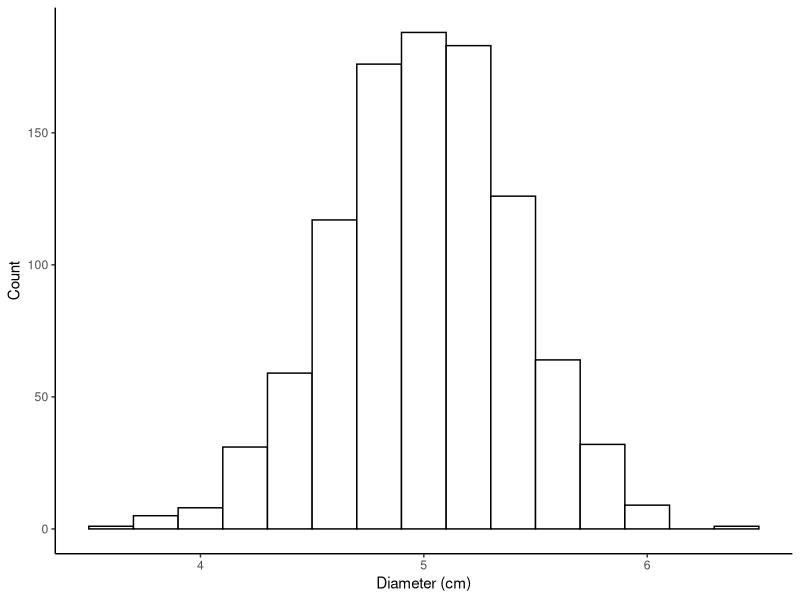
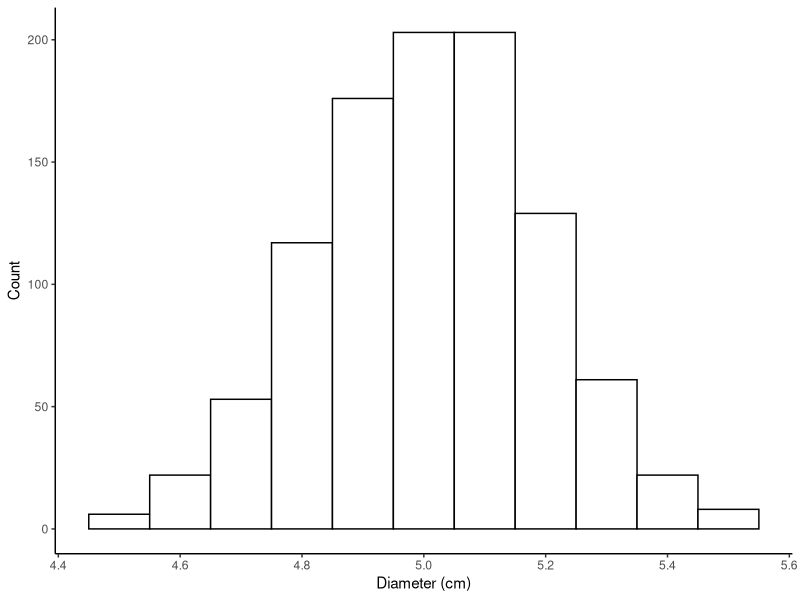
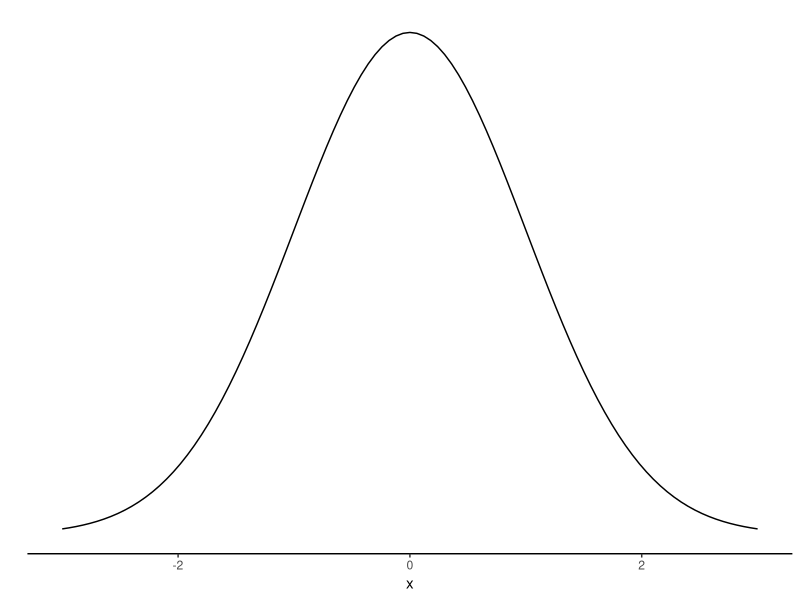
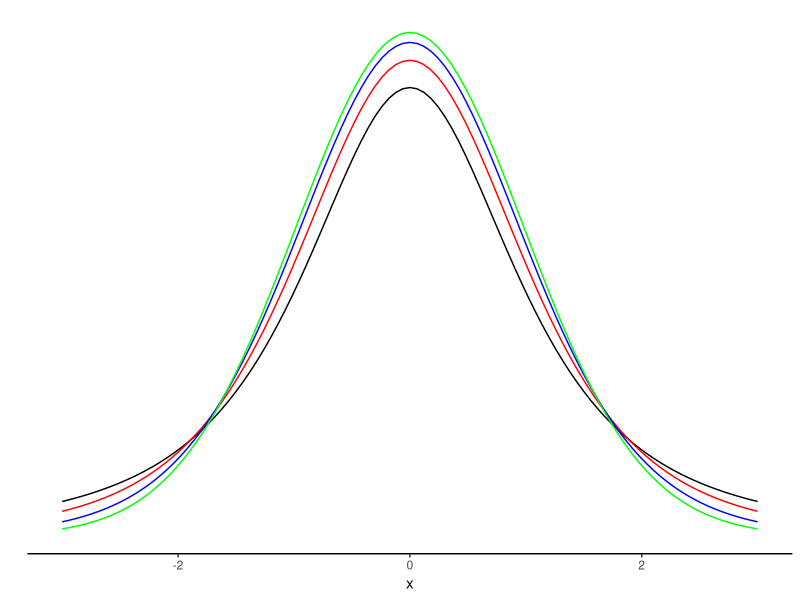
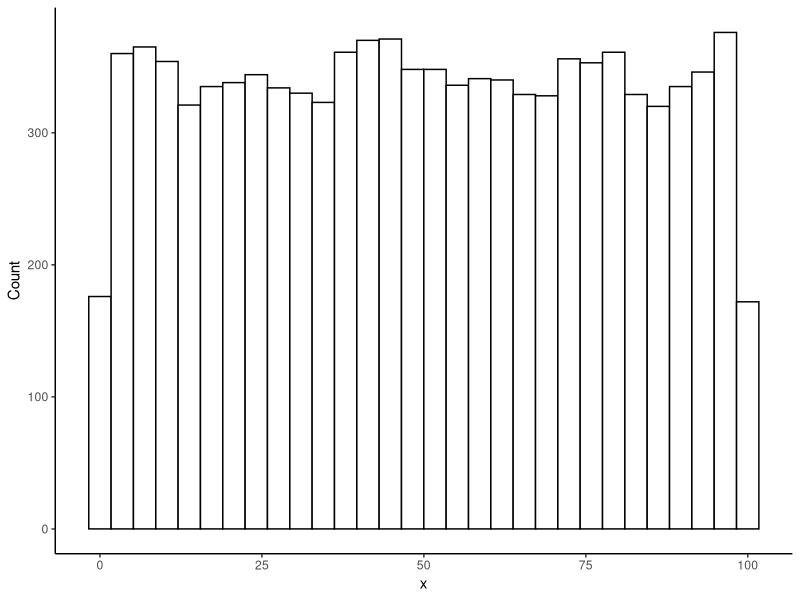
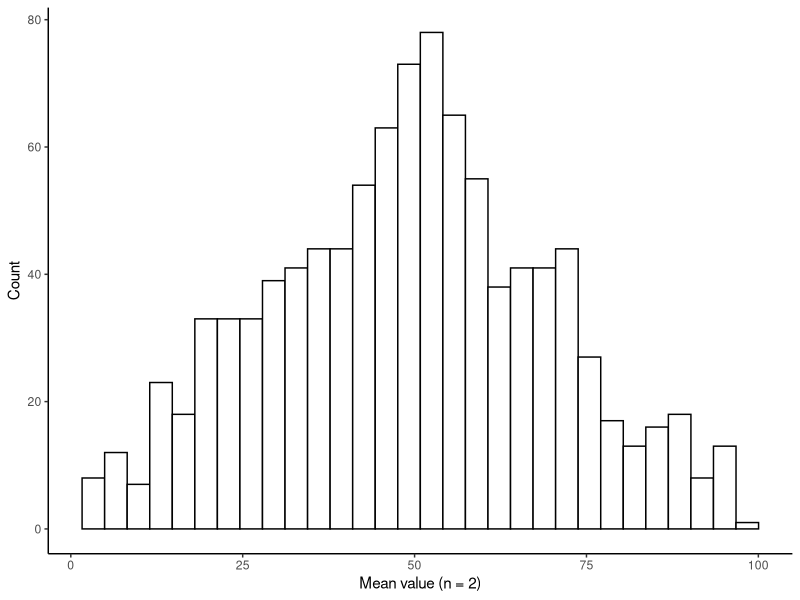
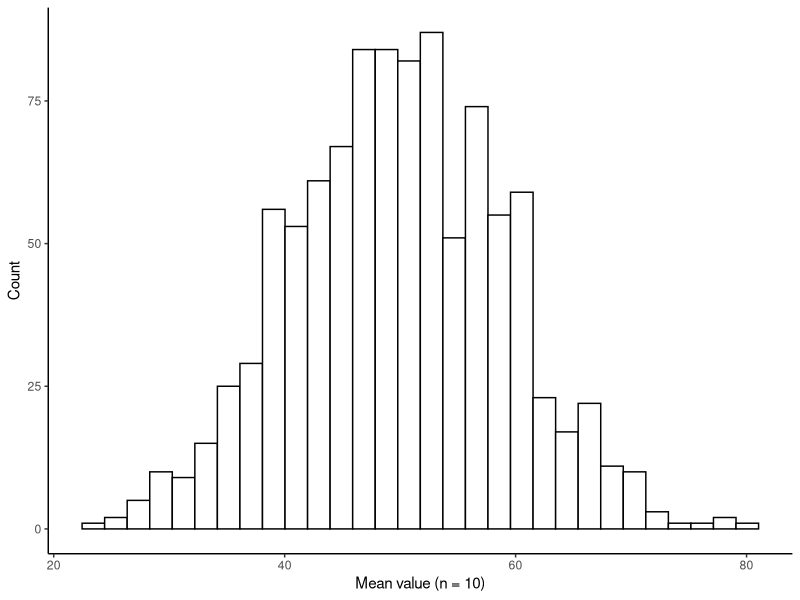
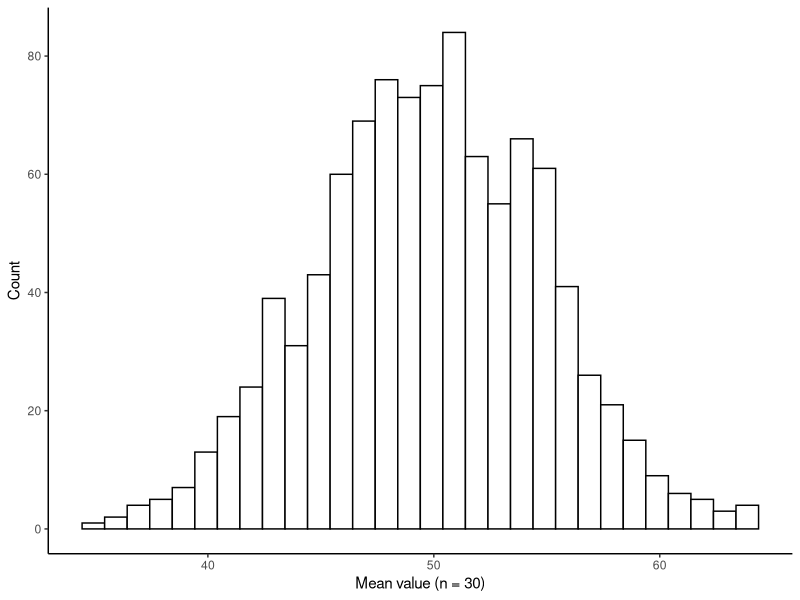

Write R code to recreate these figures, in order.
## ---- chunk 1
set.seed(34)
population_trees <- round(rnorm(1500, mean = 15, sd = 4), 2)
## ---- chunk 2
set.seed(12)
sample_trees <- sample(population_trees, size = 30)
sample_trees
## ---- chunk 3
ms_trees <- sum(sample_trees) / length(sample_trees)
ms_trees
## ---- chunk 4
mean(sample_trees)
## ---- chunk 5
vs_trees <- sum((sample_trees - ms_trees)^2) / (length(sample_trees) - 1)
vs_trees
## ---- chunk 6
ss_trees <- sqrt(vs_trees)
ss_trees
## ---- chunk 7
#Sample varianza
var(sample_trees)

# Standard deviation 
sd(sample_trees)
## ---- chunk 8
mp_trees <- sum(population_trees) / length(population_trees)
mp_trees
## ---- chunk 9
mean(population_trees)
## ---- chunk 10
sum_square <- sum((population_trees - mean(population_trees))^2)
pv_trees <- sum_square / length(population_trees)
pv_trees
## ---- chunk 11
varp_trees <- var(population_trees)
varp_trees <- varp_trees * (length(population_trees) - 1) / length(population_trees)
varp_trees
## ---- chunk 12
sqrt(varp_trees)
## ---- chunk 13
# Packages
library(dplyr)
library(ggplot2)

set.seed(5) # For reproducibility

# Diameter data from a normal distribution
diameter <- rnorm(1000, mean = 5, sd = 0.4)  # mean = 5 cm
diameter <- tibble(D = diameter)

# Histogram 
freq_hist <- diameter %>% 
  ggplot(aes(x = D)) +
  geom_histogram(color = "black", fill = "white", binwidth = 0.2) +
  xlab("Diameter (cm)") +
  ylab("Count") +
  theme_classic() 
freq_hist
## ---- chunk 14
set.seed(151) # For reproducibility

# 1000 samples
n_samples <- 1000

# Empty vector where all means will be stored 
mean_cookies <- vector("numeric", length = n_samples)

# Take a random sample of size 5, calculate the mean and save it in previous vector
# Repeat the process 1000 times
for (i in 1:n_samples) {
  mean_cookies[i] <- mean(sample(diameter$D, size = 5)) 
}

# Make a data frame with all means from samples of size 5
mean_cookies <- data.frame(mean_n5 = mean_cookies)

# Histogram
freq_hist_mean <- mean_cookies %>% 
  ggplot(aes(x = mean_n5)) +
  geom_histogram(color = "black", fill = "white", binwidth = 0.1) +
  xlab("Diameter (cm)") +
  ylab("Count") +
  theme_classic() 
freq_hist_mean
## ---- chunk 15
# Plot (mean=0, sd=1)
ggplot(data = data.frame(x = c(-3, 3)), aes(x)) +
  stat_function(fun = dnorm, n = 101, args = list(mean = 0, sd = 1)) + ylab("") +
  scale_y_continuous(breaks = NULL) +
  theme_classic()
## ---- chunk 16
# Plot (mean=0, sd=1)
q_data <- data.frame(
  x = c(-3, 3),
  df = rep(c(1, 5, 15, 30), each = 2)
)

ggplot(data = data.frame(x = c(-3, 3)), aes(x)) +
  stat_function(fun = dt, n = 101, args = list(df = 2)) + 
  stat_function(fun = dt, n = 101, args = list(df = 4), color = "red") + 
  stat_function(fun = dt, n = 101, args = list(df = 10), color = "blue") +
  stat_function(fun = dt, n = 101, args = list(df = 50), color = "green") +
  ylab("") +
  scale_y_continuous(breaks = NULL) +
  theme_classic()
## ---- chunk 17
set.seed(51)

# Simulate data from a uniform distribution
non_normal_data <- data.frame(x = runif(10000, max = 100)) 

# Histogram
non_normal_hist <- ggplot(non_normal_data, aes(x)) +
  geom_histogram(color = "black", fill = "white") +
  ylab("Count") +
  theme_classic()
non_normal_hist
## ---- chunk 18
set.seed(15)

mean_n2 <- vector("numeric", length = 1000)
for (i in 1:1000) {
  mean_n2[i] <- mean(sample(non_normal_data$x, size = 2))
}

hist_n2 <- ggplot(data = data.frame(x = mean_n2), aes(x)) +
  geom_histogram(color = "black", fill = "white") +
  ylab("Count") +
  xlab("Mean value (n = 2)") +
  theme_classic()

hist_n2
## ---- chunk 19
set.seed(15)

mean_n10 <- vector("numeric", length = 1000)
for (i in 1:1000) {
  mean_n10[i] <- mean(sample(non_normal_data$x, size = 10))
}

hist_n10 <- ggplot(data = data.frame(x = mean_n10), aes(x)) +
  geom_histogram(color = "black", fill = "white") +
  ylab("Count") +
  xlab("Mean value (n = 10)") +
  theme_classic()

hist_n10
## ---- chunk 20
set.seed(13)

mean_n30 <- vector("numeric", length = 1000)
for (i in 1:1000) {
  mean_n30[i] <- mean(sample(non_normal_data$x, size = 30))
}

hist_n30 <- ggplot(data = data.frame(x = mean_n30), aes(x)) +
  geom_histogram(color = "black", fill = "white") +
  ylab("Count") +
  xlab("Mean value (n = 30)") +
  theme_classic()

hist_n30
## ---- chunk 21
library(ggpubr) # Arrange multiple ggplots on the same figure

hist_means <- ggarrange(non_normal_hist, hist_n2, hist_n10, hist_n30)
hist_means
## ---- chunk 22
dist_sds <- data.frame(
  Distribution = c("Non normal", "n = 2", "n = 10", "n = 30"),
  SD = c(sd(non_normal_data$x), sd(mean_n2), sd(mean_n10), sd(mean_n30))
  )
dist_sds
## ---- chunk 23
# Standard deviation for samples of size 2
sd(non_normal_data$x) / sqrt(2)

# Standard deviation for samples of size 10
sd(non_normal_data$x) / sqrt(10)  

# Standard deviation for samples of size 30
sd(non_normal_data$x) / sqrt(30)  
## ---- chunk 24
set.seed(92)

sample_n10 <- sample(non_normal_data$x, size = 10)
mean_n10   <- mean(sample_n10)
mean_n10
## ---- chunk 25
st_error  <- sd(sample_n10) / sqrt(length(sample_n10))
stand_n10 <- (mean_n10 - 30) / st_error
stand_n10
## ---- chunk 26
x_vals <- seq(0, 1, by = 0.001)
data_t <- data.frame(t_vals = qt(x_vals, df = 9))
ggplot(data_t, aes(t_vals)) +
  geom_histogram(fill = "steelblue1", color = "black") +
  xlab("t values") +
  ylab("Count") +
  theme_classic()
## ---- chunk 27
sum(abs(data_t$t_vals) >= stand_n10) / length(data_t$t_vals)
## ---- chunk 28
t.test(sample_n10, alternative = "two.sided", mu = 30)
